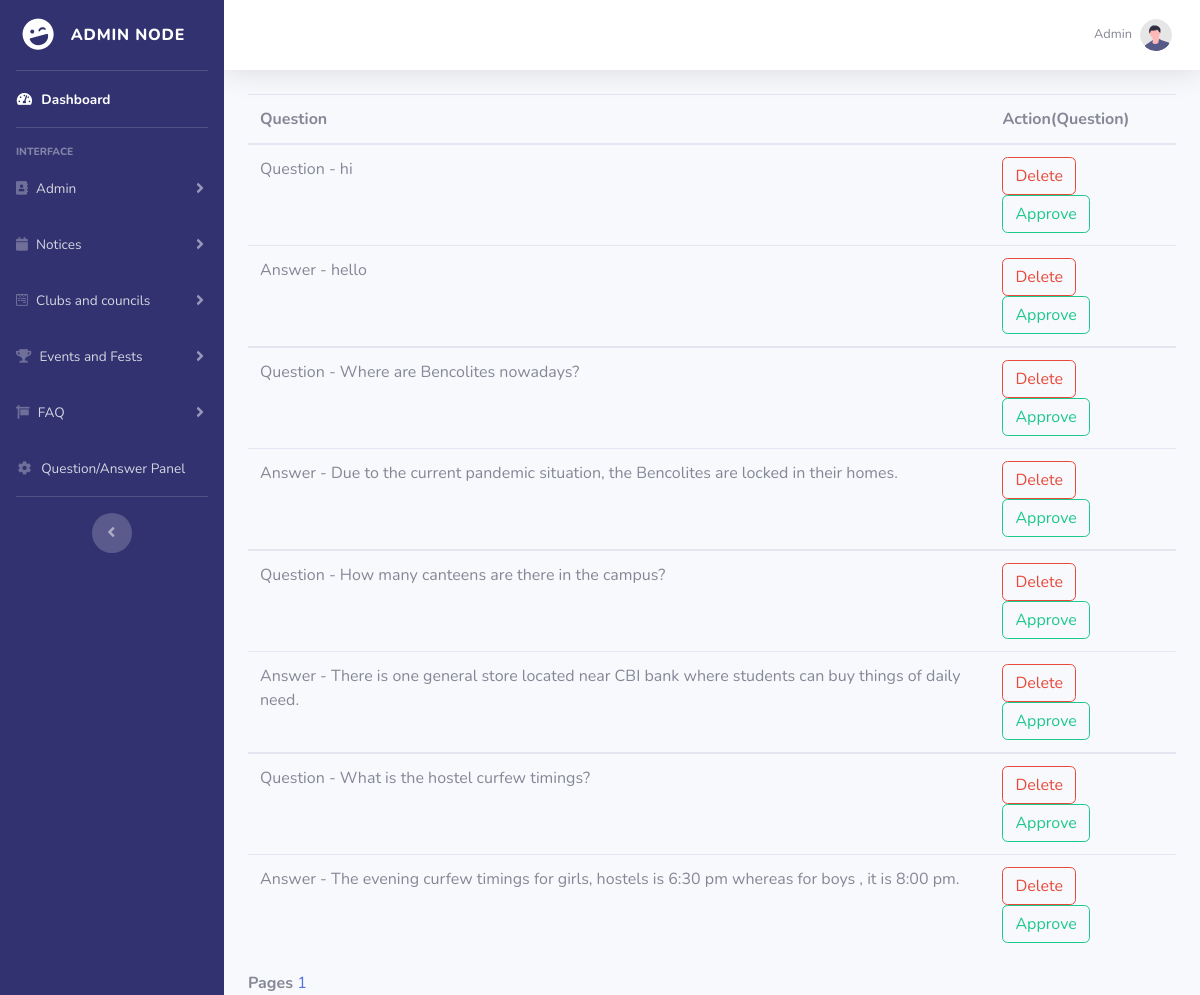
/ques_ans.php (signed in), run on the app's committed database.
### tables this page shows
CREATE TABLE `q_and_a` (
  `id` int(5) NOT NULL,
  `question` varchar(2000) NOT NULL,
  `ques_approved` tinyint(1) DEFAULT NULL,
  `ques_answered` tinyint(1) NOT NULL,
  `answer` varchar(10000) NOT NULL,
  `ans_approved` tinyint(1) DEFAULT NULL,
  `ans_by` varchar(100) NOT NULL
);

### ques_ans.php (the view, shortened to what this page needs)
<!DOCTYPE html>
<html lang="en" dir="ltr">
<head>
  <link href="vendor/fontawesome-free/css/all.min.css" rel="stylesheet" type="text/css">
  <link href="css/sb-admin-2.min.css" rel="stylesheet">
</head>
<body id="page-top">
  <div id="wrapper">
    <?php
    include 'include/sidebar.php'
    ?>
    <div id="content-wrapper" class="d-flex flex-column">
      <div id="content">
        <?php
        include 'include/topbar.php'
        ?>
        <div class="container-fluid">
          <?php
          $con = mysqli_connect("localhost", "root", "");
          mysqli_select_db($con, "campus_cauldron");
          if (isset($_GET["page"])) {
            $page = $_GET["page"];
          } else {
            $page = 1;
          };
          $start_from = ($page - 1) * 20;
          $sql = "select * from q_and_a  ORDER BY id DESC LIMIT $start_from, 20";
          $rs_result = mysqli_query($con, $sql);
          ?>
          <table class="table">
            <thead>
              <tr>
                <th width="80">Question</th>
                <th width="20%">Action(Question)</th>
              </tr>
            </thead>
            <?php
            while ($row = mysqli_fetch_assoc($rs_result)) {
            ?>
              <tbody>
                <tr>
                  <td> <?php
                        echo "Question " . "- " . " ";
                        echo $row["question"]; ?> </td>
                  <td><a class="btn btn-outline-danger" href='ques_delete.php?key1=<?php echo $row["id"]; ?>'>Delete</a>
                    <a class="btn btn-outline-success" href='ques_approve.php?key1=<?php echo $row["id"]; ?>'>Approve</a>
                  </td>
                </tr>
                <tr>
                  <td><?php
                      echo "Answer " . "- " . " ";
                      echo $row["answer"]; ?></td>
                  <td><a class="btn btn-outline-danger" href='ans_delete.php?key1=<?php echo $row["id"]; ?>'>Delete</a>
                    <a class="btn btn-outline-success" href='ans_approve.php?key1=<?php echo $row["id"]; ?>'>Approve</a>
                  </td>
                </tr>
              </tbody>
            <?php
            };
            ?>
          </table>
          <strong>Pages </strong>
          <?php
          $sql = "SELECT COUNT(question) FROM q_and_a";
          $rs_result = mysqli_query($con, $sql);
          $row = mysqli_fetch_row($rs_result);
          $total_records = $row[0];
          $total_pages = ceil($total_records / 20);
          for ($i = 1; $i <= $total_pages; $i++) {
            echo "<a href='viewuser.php?page=" . $i . "' class='navigation_item selected_navigation_item'>" . $i . "</a> ";
          };
          ?>
        </div>
</body>
</html>

### data on the page
q_and_a: question "hi", answer "hello"
q_and_a: question "Where are Bencolites nowadays?", answer "Due to the current pandemic situation, the Bencolites are locked in their homes."
q_and_a: question "How many canteens are there in the campus?", answer "There is one general store located near CBI bank where students can buy things of daily need."
q_and_a: question "What is the hostel curfew timings?", answer "The evening curfew timings for girls, hostels is 6:30 pm whereas for boys , it is 8:00 pm."

### other printed values
$_SESSION['username'] "Admin"
